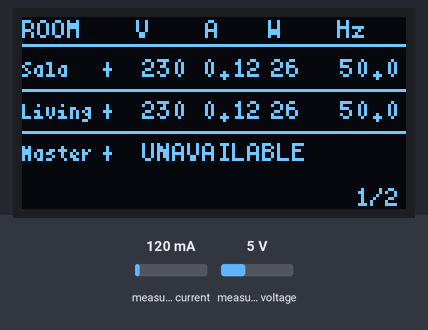
Simulated run of this sketch. Board: ESP32. Parts: 128×64 one-colour display. The test bench sets the inputs (shaded band); at power-on: measured current 120 mA, measured voltage 5 V. WiFi joins after 1.5 s; servers stay silent unless stated; random numbers use the default seed unless the sketch sets one; no MQTT or app messages arrive unless stated; what the sketch prints to the serial monitor is not drawn.

Above: at 2.7 s.
2.8 s: measured current set to 40 mA
At 3.6 s:
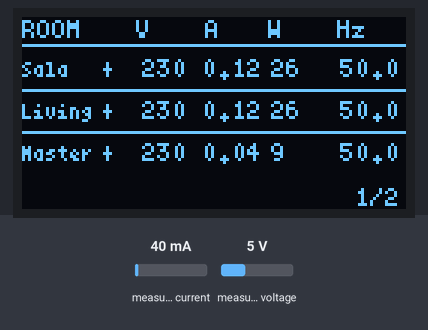
5.5 s: measured voltage set to 0.3 V
At 8.4 s:
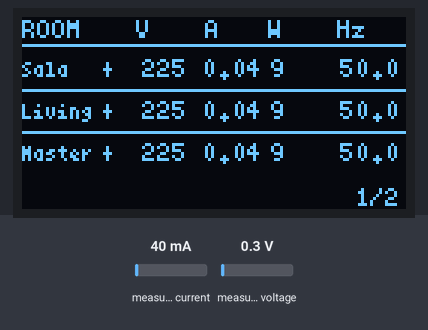
8.5 s: measured current set to 500 mA
At 10.5 s:
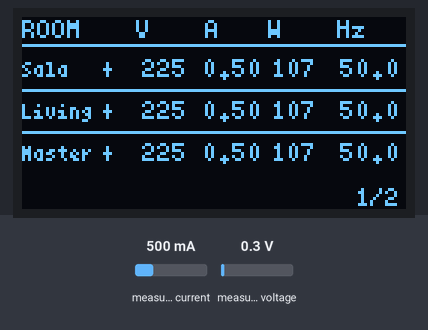
13.6 s: measured voltage set to 3.8 V
At 17.3 s:
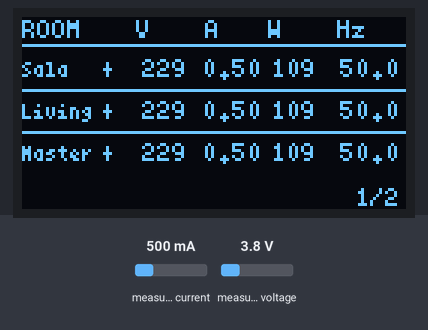
Timing chart, 0 to 17.6 s (numbered marks = the images above; inputs shaded):
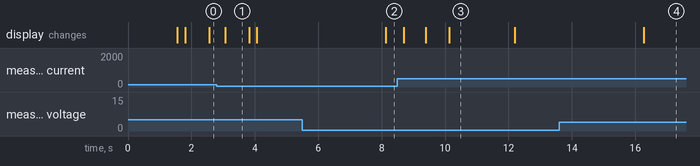

The sketch:

UCMN-EE-RAY_POLANCOS.ino
```cpp
#include <Arduino.h>
#include "config.h"
#include "monitoring.h"
#include "brokerController.h"
#include "display.h"

Monitoring monitoring;
Controller controller(WIFI_SSID, WIFI_PASS);
Display display;
unsigned long lastPublish = 0;
unsigned long lastDisplay = 0;

void setup() {
  Serial.begin(115200);
  display.begin();
  controller.begin();
}

void loop() {
  controller.loop();
  const unsigned long now = millis();
  monitoring.update(now);

  if (now - lastDisplay >= DISPLAY_INTERVAL_MS) {
    lastDisplay = now;
    display.render(monitoring.data(), WiFi.status() == WL_CONNECTED,
                   controller.connected(), controller.ssrOn(SsrRoom::sala),
                   controller.ssrOn(SsrRoom::living), controller.ssrOn(SsrRoom::master));
  }

  if (now - lastPublish >= PUBLISH_INTERVAL_MS) {
    lastPublish = now;
    controller.publishEnergy(monitoring.salaArea(), monitoring.livingRoom(),
                             monitoring.masterRoom());
  }
}
```

brokerController.cpp
```cpp
#include "brokerController.h"
#include <ctype.h>
#include <math.h>

namespace {
constexpr uint16_t MQTT_BUFFER_SIZE = 1536;
constexpr size_t JSON_CAPACITY = 1536;

const int8_t SSR_PINS[3] = {SSR_PIN_MASTER, SSR_PIN_SALA, SSR_PIN_LIVING};
const char* const SSR_NAMES[3] = {"master", "sala", "living"};

void addDecimal(JsonObject obj, const char* key, float value) {
  if (!isfinite(value)) {
    obj[key] = nullptr;
    return;
  }
  // Keep six-decimal precision as a JSON number. Do not hand ArduinoJson a
  // pointer to a temporary character buffer that expires before serialization.
  obj[key] = round(static_cast<double>(value) * 1000000.0) / 1000000.0;
}

bool validPin(int pin) { return pin >= 0 && pin <= 39; }
}

Controller* Controller::activeController = nullptr;

Controller::Controller(const char* ssid, const char* password)
    : ssid(ssid), password(password), client(espClient) {
  activeController = this;
}

void Controller::begin() {
  for (uint8_t i = 0; i < 3; ++i) {
    if (!validPin(SSR_PINS[i])) continue;
    const uint8_t onLevel = SSR_ACTIVE_HIGH ? HIGH : LOW;
    digitalWrite(SSR_PINS[i], onLevel);  // Set latch before enabling output.
    pinMode(SSR_PINS[i], OUTPUT);
  }

  WiFi.mode(WIFI_STA);
  WiFi.setAutoReconnect(true);
  WiFi.begin(ssid, password);

  Serial.print("Connecting to WiFi");
  const unsigned long start = millis();
  while (WiFi.status() != WL_CONNECTED && millis() - start < 20000) {
    delay(500);
    Serial.print(".");
  }
  Serial.println(WiFi.status() == WL_CONNECTED ? " connected" : " FAILED (will keep retrying)");

  client.setServer(MQTT_SERVER, MQTT_PORT);
  client.setBufferSize(MQTT_BUFFER_SIZE);
  client.setCallback(mqttCallback);
  logStatus();
}

bool Controller::ensureMqtt() {
  if (client.connected()) return true;
  if (WiFi.status() != WL_CONNECTED) return false;

  const unsigned long now = millis();
  if (now - lastReconnectAttempt < 5000) return false;
  lastReconnectAttempt = now;

  String clientId = "ESP32Client-" + String(static_cast<uint32_t>(esp_random()), HEX);
  Serial.print("Attempting MQTT connection...");
  if (client.connect(clientId.c_str())) {
    Serial.println("connected");
    // The retained Node-RED command is delivered right after this subscription.
    if (!client.subscribe(SSR_CONTROL_TOPIC, 1)) {
      Serial.println("SSR subscribe failed, retrying");
      client.disconnect();
      return false;
    }
    return true;
  }
  Serial.print("failed, rc=");
  Serial.println(client.state());
  return false;
}

void Controller::loop() {
  ensureMqtt();
  client.loop();
  if (millis() - lastStatusLog >= 5000) {
    lastStatusLog = millis();
    logStatus();
  }
}

void Controller::mqttCallback(char* topic, byte* payload, unsigned int length) {
  if (activeController) activeController->handleMqttMessage(topic, payload, length);
}

void Controller::handleMqttMessage(const char* topic, const byte* payload, unsigned int length) {
  if (!topic || !payload || length == 0) return;
  if (strcmp(topic, SSR_CONTROL_TOPIC) == 0) handleSsrCommand(payload, length);
}

// Expects {"sala":true,"livingroom":false,"master":true}; missing keys are left unchanged.
void Controller::handleSsrCommand(const byte* payload, unsigned int length) {
  StaticJsonDocument<192> doc;
  const DeserializationError err =
      deserializeJson(doc, reinterpret_cast<const char*>(payload), length);
  if (err) {
    Serial.printf("[SSR] invalid JSON: %s\n", err.c_str());
    return;
  }

  bool changed = false;
  auto apply = [&](JsonVariantConst v, SsrRoom room) {
    if (!v.is<bool>()) return;
    const bool want = v.as<bool>();
    if (want != ssrOn(room)) {
      setSsr(room, want);
      changed = true;
    }
  };

  apply(doc["master"], SsrRoom::master);
  apply(doc["sala"], SsrRoom::sala);
  JsonVariantConst living = doc["living"];
  if (living.isNull()) living = doc["livingroom"];   // accept either key name
  apply(living, SsrRoom::living);

  if (changed) logStatus();
}

void Controller::setSsr(SsrRoom room, bool enabled) {
  const uint8_t index = static_cast<uint8_t>(room);
  if (index >= 3) return;
  ssrState[index] = enabled;
  if (validPin(SSR_PINS[index])) {
    const bool pinHigh = SSR_ACTIVE_HIGH ? enabled : !enabled;
    digitalWrite(SSR_PINS[index], pinHigh ? HIGH : LOW);
  }
}

void Controller::logStatus() {
  Serial.printf("[STATUS] SSR master=%s(GPIO%d=%s) sala=%s(GPIO%d=%s) living=%s(GPIO%d=%s)\n",
      ssrState[0] ? "ON" : "OFF", SSR_PINS[0],
      validPin(SSR_PINS[0]) ? (digitalRead(SSR_PINS[0]) == (SSR_ACTIVE_HIGH ? HIGH : LOW) ? "ON" : "OFF") : "N/A",
      ssrState[1] ? "ON" : "OFF", SSR_PINS[1],
      validPin(SSR_PINS[1]) ? (digitalRead(SSR_PINS[1]) == (SSR_ACTIVE_HIGH ? HIGH : LOW) ? "ON" : "OFF") : "N/A",
      ssrState[2] ? "ON" : "OFF", SSR_PINS[2],
      validPin(SSR_PINS[2]) ? (digitalRead(SSR_PINS[2]) == (SSR_ACTIVE_HIGH ? HIGH : LOW) ? "ON" : "OFF") : "N/A");
}

void Controller::addReadings(JsonObject obj, const EnergyData& readings, SsrRoom room) {
  const bool ok = readings.error == ErrorType::none;
  obj["ok"] = ok;
  if (ok) {
    addDecimal(obj, "voltage", readings.voltage);
    addDecimal(obj, "current", readings.current);
    addDecimal(obj, "power", readings.power);
    addDecimal(obj, "energy", readings.energy);
    addDecimal(obj, "frequency", readings.frequency);
    addDecimal(obj, "power_factor", readings.powerFactor);
  }
  obj["ssr_on"] = ssrOn(room);
}

bool Controller::publishEnergy(const EnergyData& sala, const EnergyData& living,
                               const EnergyData& master) {
  if (!client.connected()) return false;

  StaticJsonDocument<JSON_CAPACITY> doc;
  doc["device_id"] = DEVICE_ID;
  doc["uptime_s"] = static_cast<unsigned long>(millis() / 1000);
  addReadings(doc["master"].to<JsonObject>(), master, SsrRoom::master);
  addReadings(doc["sala"].to<JsonObject>(), sala, SsrRoom::sala);
  addReadings(doc["living"].to<JsonObject>(), living, SsrRoom::living);

  if (doc.overflowed()) {
    Serial.println("MQTT JSON document overflow");
    return false;
  }

  char payload[MQTT_BUFFER_SIZE];
  const size_t n = serializeJson(doc, payload, sizeof(payload));
  if (n == 0 || n >= sizeof(payload)) {
    Serial.println("MQTT payload too large / serialize failed");
    return false;
  }
  Serial.print("Publishing: ");
  Serial.println(payload);
  return client.publish(MQTT_TOPIC, payload);
}
```

brokerController.h
```cpp
#ifndef BROKER_CONTROLLER_H
#define BROKER_CONTROLLER_H

#include <Arduino.h>
#include <ArduinoJson.h>
#include <PubSubClient.h>
#include <WiFi.h>
#include "monitoring.h"

// Replace these placeholders with the actual GPIO numbers before wiring.
#ifndef SSR_PIN_MASTER
#define SSR_PIN_MASTER 27 // ORANGE WIRE NEXT PIN 14
#endif
#ifndef SSR_PIN_SALA
#define SSR_PIN_SALA 32 // BLUE WIRE BEFORE PIN 35
#endif
#ifndef SSR_PIN_LIVING
#define SSR_PIN_LIVING 33 //GREEN WIRE AFTER BLUE WIRE FROM PIN 32
#endif

// Set to 0 for an active-LOW SSR module.
#ifndef SSR_ACTIVE_HIGH
#define SSR_ACTIVE_HIGH 1
#endif

enum class SsrRoom : uint8_t { master = 0, sala = 1, living = 2 };

class Controller {
 public:
  Controller(const char* ssid, const char* password);
  void begin();
  void loop();
  bool connected() { return client.connected(); }
  bool wifiConnected() const { return WiFi.status() == WL_CONNECTED; }
  bool ssrOn(SsrRoom room) const { return ssrState[static_cast<uint8_t>(room)]; }
  bool publishEnergy(const EnergyData& sala, const EnergyData& living,
                     const EnergyData& master);

 private:
  static void mqttCallback(char* topic, byte* payload, unsigned int length);
  void handleMqttMessage(const char* topic, const byte* payload, unsigned int length);
  void handleSsrCommand(const byte* payload, unsigned int length);   // NEW
  void setSsr(SsrRoom room, bool enabled);
  bool ensureMqtt();
  void addReadings(JsonObject obj, const EnergyData& readings, SsrRoom room);
  void logStatus();

  const char* ssid;
  const char* password;
  const char* MQTT_SERVER = "broker.hivemq.com";
  const uint16_t MQTT_PORT = 1883;
  const char* MQTT_TOPIC = "iotmonitoring/energy";
  const char* DEVICE_ID = "esp32-monitoring";
  const char* SSR_CONTROL_TOPIC = "iotmonitoring/ssr/set";           // NEW (replaces CONTROL_TOPICS)

  unsigned long lastReconnectAttempt = 0;
  unsigned long lastStatusLog = 0;
  bool ssrState[3] = {true, true, true};
  static Controller* activeController;

  // The transport must be constructed before PubSubClient uses it.
  WiFiClient espClient;
  PubSubClient client;
};

#endif
```

display.cpp
```cpp
#include "display.h"
#include "config.h"
#include <SPI.h>

Display::Display() : _oled(U8G2_R0, OLED_CS, OLED_DC, OLED_RES) {}

void Display::begin() {
  SPI.begin(OLED_CLK, -1, OLED_MOSI, OLED_CS);
  _oled.begin();
  _oled.setContrast(180);
}

void Display::drawValue(float value, uint8_t decimals, int x, int y, const char* suffix) {
  char text[16];
  if (isnan(value)) snprintf(text, sizeof(text), "--");
  else snprintf(text, sizeof(text), "%.*f%s", decimals, value, suffix);
  _oled.drawStr(x, y, text);
}

void Display::drawEnergy(float kilowattHours, int x, int y) {
  char text[20];
  if (!isfinite(kilowattHours)) {
    snprintf(text, sizeof(text), "--");
  } else if (kilowattHours == 0.0f) {
    snprintf(text, sizeof(text), "0Wh");
  } else if (kilowattHours < 0.00001f) {
    snprintf(text, sizeof(text), "%.1fmWh", kilowattHours * 1000000.0f);
  } else if (kilowattHours < 1.0f) {
    const float wattHours = kilowattHours * 1000.0f;
    if (wattHours < 1.0f) snprintf(text, sizeof(text), "%.2fWh", wattHours);
    else if (wattHours < 10.0f) snprintf(text, sizeof(text), "%.1fWh", wattHours);
    else snprintf(text, sizeof(text), "%.0fWh", wattHours);
  } else if (kilowattHours < 100.0f) {
    snprintf(text, sizeof(text), "%.3fkWh", kilowattHours);
  } else if (kilowattHours < 10000.0f) {
    snprintf(text, sizeof(text), "%.1fkWh", kilowattHours);
  } else {
    snprintf(text, sizeof(text), "%.0fkWh", kilowattHours);
  }
  _oled.drawStr(x, y, text);
}

void Display::render(const EnergyData data[SENSOR_COUNT], bool wifiOk, bool mqttOk,
                     bool salaSsrOn, bool livingSsrOn, bool masterSsrOn) {
  (void)wifiOk;
  (void)mqttOk;
  static const char* names[SENSOR_COUNT] = {"Sala", "Living", "Master"};
  const bool relayOn[SENSOR_COUNT] = {salaSsrOn, livingSsrOn, masterSsrOn};
  static unsigned long lastPageMs = 0;
  static uint8_t page = 0;
  const unsigned long now = millis();
  if (now - lastPageMs >= 4000) {
    lastPageMs = now;
    page = (page + 1) % 2;
  }

  _oled.clearBuffer();
  _oled.setFont(u8g2_font_5x8_tf);
  _oled.drawStr(0, 7, "ROOM");
  if (page == 0) {
    _oled.drawStr(38, 7, "V");
    _oled.drawStr(61, 7, "A");
    _oled.drawStr(82, 7, "W");
    _oled.drawStr(105, 7, "Hz");
  } else {
    _oled.drawStr(40, 7, "Energy");
    _oled.drawStr(100, 7, "PF");
  }
  _oled.drawHLine(0, 9, 128);

  for (size_t i = 0; i < SENSOR_COUNT; i++) {
    const int y = 20 + static_cast<int>(i) * 14;
    _oled.setFont(u8g2_font_4x6_tf);
    _oled.drawStr(0, y, names[i]);
    _oled.drawStr(27, y, relayOn[i] ? "+" : "-");
    _oled.setFont(u8g2_font_5x8_tf);
    if (data[i].error != ErrorType::none) {
      _oled.drawStr(40, y, "UNAVAILABLE");
    } else if (page == 1) {
      drawEnergy(data[i].energy, 40, y);
      drawValue(data[i].powerFactor, 2, 100, y, "");
    } else {
      drawValue(data[i].voltage, 0, 40, y, "");
      drawValue(data[i].current, 2, 60, y, "");
      drawValue(data[i].power, 0, 83, y, "");
      drawValue(data[i].frequency, 1, 106, y, "");
    }
    if (i < SENSOR_COUNT - 1) _oled.drawHLine(0, y + 4, 128);
  }
  _oled.drawStr(111, 63, page == 0 ? "1/2" : "2/2");
  _oled.sendBuffer();
}
```

display.h
```cpp
#ifndef DISPLAY_H
#define DISPLAY_H

#include <Arduino.h>
#include <U8g2lib.h>
#include "config.h"
#include "monitoring.h"

class Display {
 public:
  Display();
  void begin();
  void render(const EnergyData data[SENSOR_COUNT], bool wifiOk, bool mqttOk,
              bool salaSsrOn, bool livingSsrOn, bool masterSsrOn);

 private:
  void drawValue(float value, uint8_t decimals, int x, int y, const char* suffix);
  void drawEnergy(float kilowattHours, int x, int y);
#if OLED_IS_SSD1309
  U8G2_SSD1309_128X64_NONAME0_F_4W_HW_SPI _oled;
#else
  U8G2_SSD1306_128X64_NONAME_F_4W_HW_SPI _oled;
#endif
};

#endif
```

monitoring.cpp
```cpp
#include "monitoring.h"
#include "config.h"

Monitoring::Monitoring()
    : _sensorSala(Serial1, PZEM_RX_PIN_SALA, PZEM_TX_PIN_SALA),
      _sensorLiving(Serial1, PZEM_RX_PIN_LIVING, PZEM_TX_PIN_LIVING),
      _sensorMaster(Serial2, PZEM_RX_PIN_MASTER, PZEM_TX_PIN_MASTER) {
  _data[0].area = SensorArea::sala;
  _data[1].area = SensorArea::livingroom;
  _data[2].area = SensorArea::masterbedroom;
}

void Monitoring::update(unsigned long now) {
  if (now - _lastRead < READ_INTERVAL_MS / SENSOR_COUNT) return;

  // PZEM 2 and 3 have distinct wires but share the UART1 peripheral.
  // Let the selected pins settle without holding up MQTT or OLED updates.
  if (_nextSensor != 2 && _nextSensor != _activeUart1Sensor) {
    Serial1.flush();
    Serial1.end();
    Serial1.begin(9600, SERIAL_8N1,
                  _nextSensor == 0 ? PZEM_RX_PIN_SALA : PZEM_RX_PIN_LIVING,
                  _nextSensor == 0 ? PZEM_TX_PIN_SALA : PZEM_TX_PIN_LIVING);
    _activeUart1Sensor = _nextSensor;
    _uart1SwitchAt = now;
    _uart1Settling = true;
    return;
  }
  if (_uart1Settling && now - _uart1SwitchAt < 50) return;
  _uart1Settling = false;

  _lastRead = now;
  readSensor(_nextSensor);
  _nextSensor = (_nextSensor + 1) % SENSOR_COUNT;
}

void Monitoring::readSensor(uint8_t index) {
  PZEM004Tv30* sensor = nullptr;
  switch (index) {
    case 0: sensor = &_sensorSala; break;
    case 1: sensor = &_sensorLiving; break;
    case 2: sensor = &_sensorMaster; break;
    default: return;
  }

  EnergyData next = _data[index];
  next.voltage = sensor->voltage();
  next.current = sensor->current();
  next.power = sensor->power();
  next.energy = sensor->energy();
  next.frequency = sensor->frequency();
  next.powerFactor = sensor->pf();
  next.error = (isnan(next.voltage) || isnan(next.current) || isnan(next.power) ||
                isnan(next.energy) || isnan(next.frequency) || isnan(next.powerFactor))
                   ? ErrorType::unavailable : ErrorType::none;
  if (next.error != ErrorType::none) {
    next.voltage = next.current = next.power = next.energy = NAN;
    next.frequency = next.powerFactor = NAN;
  }
  _data[index] = next;
}
```

monitoring.h
```cpp
#ifndef MONITORING_H
#define MONITORING_H

#include <Arduino.h>
#include <PZEM004Tv30.h>

enum class ErrorType { none, unavailable };
enum class SensorArea { sala, livingroom, masterbedroom };

struct EnergyData {
  float voltage = NAN;
  float current = NAN;
  float power = NAN;
  float energy = NAN;
  float frequency = NAN;
  float powerFactor = NAN;
  ErrorType error = ErrorType::unavailable;
  SensorArea area = SensorArea::sala;
};

constexpr size_t SENSOR_COUNT = 3;

class Monitoring {
 public:
  Monitoring();
  void update(unsigned long now);
  const EnergyData& salaArea() const { return _data[0]; }
  const EnergyData& livingRoom() const { return _data[1]; }
  const EnergyData& masterRoom() const { return _data[2]; }
  const EnergyData* data() const { return _data; }

 private:
  void readSensor(uint8_t index);
  PZEM004Tv30 _sensorSala;
  PZEM004Tv30 _sensorLiving;
  PZEM004Tv30 _sensorMaster;
  EnergyData _data[SENSOR_COUNT];
  uint8_t _nextSensor = 0;
  uint8_t _activeUart1Sensor = 1; // Living constructor configures UART1 last.
  bool _uart1Settling = false;
  unsigned long _uart1SwitchAt = 0;
  unsigned long _lastRead = 0;
};

#endif
```

config.h
```cpp
#ifndef CONFIG_H
#define CONFIG_H

#include <Arduino.h>

#define WIFI_SSID "KurtTyler"
#define WIFI_PASS "Pandemaca0"

// Each meter has its own RX/TX pair: ESP32 RX <- PZEM TX, ESP32 TX -> PZEM RX.
// PZEM 1 (Master) uses UART2. PZEM 2 (Living) and 3 (Sala) use
// separate wires selected on UART1 before each reading.
constexpr int PZEM_RX_PIN_MASTER = 17;
constexpr int PZEM_TX_PIN_MASTER = 16;
constexpr int PZEM_RX_PIN_LIVING = 13;
constexpr int PZEM_TX_PIN_LIVING = 14;
constexpr int PZEM_RX_PIN_SALA = 4;
constexpr int PZEM_TX_PIN_SALA = 15;

constexpr unsigned long READ_INTERVAL_MS = 2000;
constexpr unsigned long PUBLISH_INTERVAL_MS = 10000;
constexpr unsigned long DISPLAY_INTERVAL_MS = 250;

// 2.42-inch 128x64 OLED, 4-wire SPI on ESP32 VSPI.
// Set to 0 only if the module's controller is SSD1306 instead of SSD1309.
#define OLED_IS_SSD1309 1
#define OLED_CLK  18
#define OLED_MOSI 23
#define OLED_CS   5
#define OLED_DC   26
#define OLED_RES  25

#endif
```

Measured:
- what the display in image 1 shows lasts 0.7 s, from 3.1 s to 3.8 s
- what the display in image 3 shows lasts 2.1 s, from 10.1 s to 12.2 s
